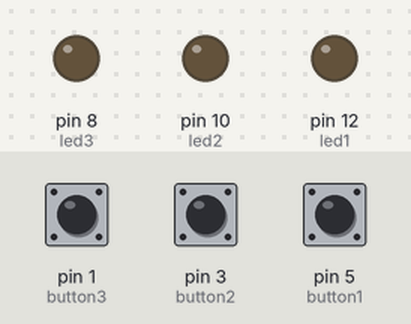
The sketch below on a simulated Arduino Uno, built with avr-gcc and run on an emulated ATmega328P. On the bench: output pins drawn as LEDs (lit = HIGH). Inputs (shaded band) come from the test bench; at power-on: pin 1 (button3) LOW, pin 3 (button2) LOW, pin 5 (button1) LOW.

Above: at 1.2 s.
1.3 s: pin 1 (button3) pulled HIGH for 0.15 s
At 1.37 s:
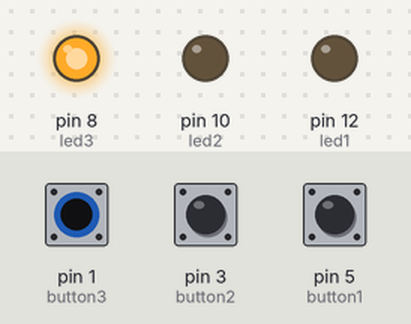
2.9 s: pin 3 (button2) pulled HIGH for 0.15 s
At 2.97 s:
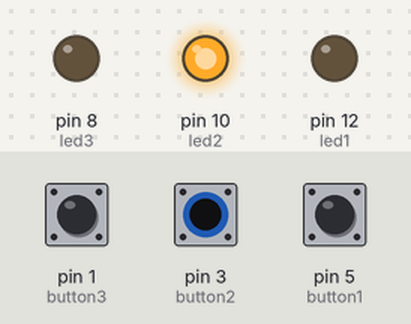
4.5 s: pin 5 (button1) pulled HIGH for 0.15 s
At 4.57 s:
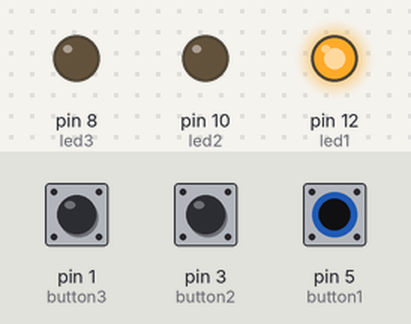
6.1 s: pin 5 (button1) pulled HIGH for 3.2 s
At 9.7 s:
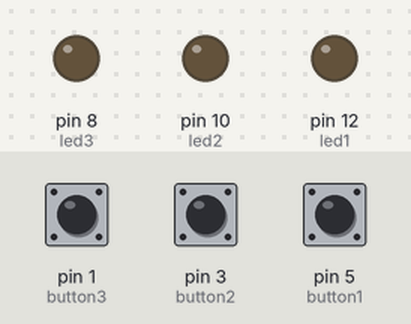
10.8 s: pin 1 (button3) pulled HIGH for 3.2 s
At 12.1 s:
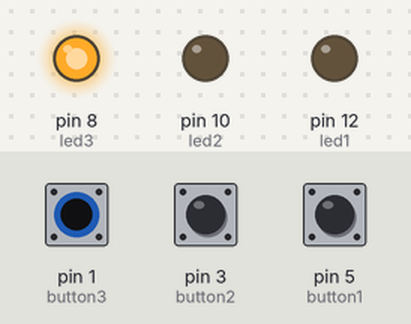
15.5 s: pin 1 (button3) driven HIGH and pin 3 (button2) driven HIGH
At 16.9 s:
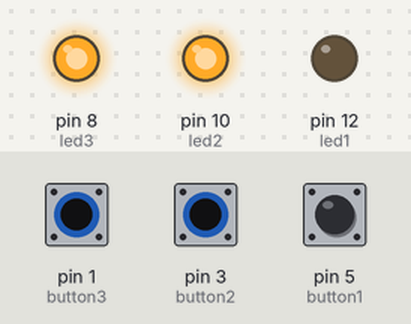
Timing chart, 0 to 18.0 s (numbered marks = the images above; inputs shaded):
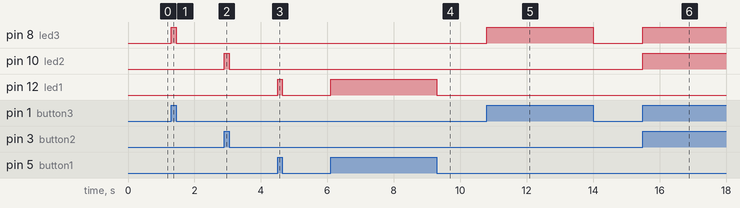

The sketch:

super_bombul1.ino
```cpp
const int button1=5;
const int button2=3;
const int button3=1;


const int led1=12;
const int led2=10;
const int led3=8;

void setup()
{
  pinMode(button1, INPUT);
  pinMode(button2,INPUT);
  pinMode(button3,INPUT);
  pinMode(led1, OUTPUT);
  pinMode(led2, OUTPUT);
  pinMode(led3,OUTPUT);
}

void loop()
{
  digitalWrite(led1,digitalRead(button1));
  digitalWrite(led2,digitalRead(button2));
  digitalWrite(led3,digitalRead(button3));
}
```

Measured:
- after the input at 1.3 s, pin 8 (led3): LOW → HIGH at once, → LOW 0.15 s later
- after the input at 2.9 s, pin 10 (led2): LOW → HIGH at once, → LOW 0.15 s later
- after the input at 4.5 s, pin 12 (led1): LOW → HIGH at once, → LOW 0.15 s later
- after the input at 6.1 s, pin 12 (led1): LOW → HIGH at once, → LOW 3.2 s later
- after the input at 10.8 s, pin 8 (led3): LOW → HIGH at once, → LOW 3.2 s later
- after the input at 15.5 s, pin 8 (led3), pin 10 (led2): LOW → HIGH at once
